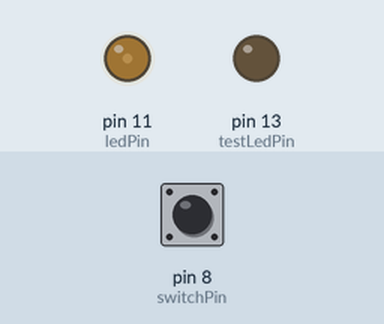
Recording of a sketch running on a simulated Arduino Uno, built with avr-gcc and run on an emulated ATmega328P. On the bench: output pins drawn as LEDs (lit = HIGH). The inputs (shaded band) are chosen by the test bench; at power-on: pin 8 (switchPin) HIGH.

Above: at 1.2 s.
1.3 s: pin 8 (switchPin) pulled LOW for 0.15 s
At 2.4 s:
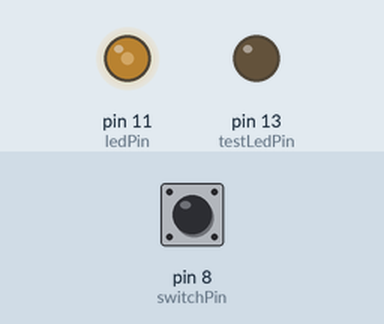
2.9 s: pin 8 (switchPin) pulled LOW for 1 s
At 4.9 s:
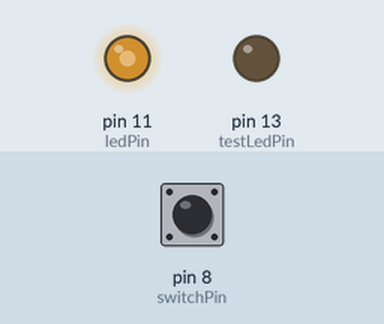
5.4 s: pin 8 (switchPin) pulled LOW for 0.15 s
At 6.7 s:
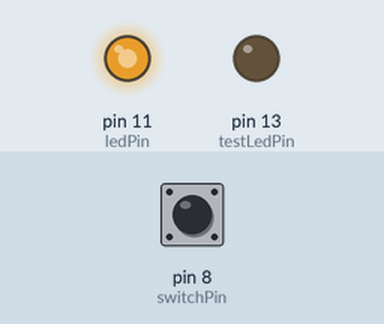
7.0 s: pin 8 (switchPin) pulsed LOW 5 times (0.12 s each, 0.3 s apart)
At 7.57 s:
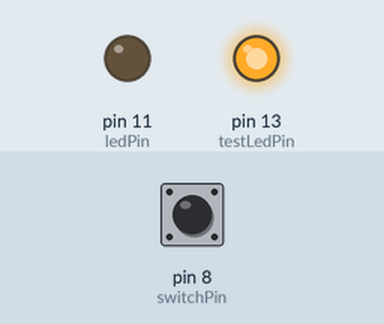
10.0 s: pin 8 (switchPin) pulled LOW for 3.2 s
At 14.5 s:
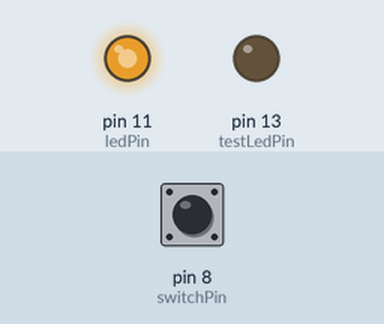
Timing chart, 0 to 15.7 s (numbered marks = the images above; inputs shaded):
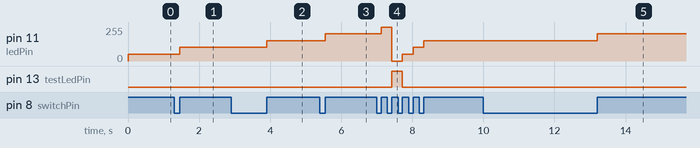

Measured:
- after the input at 1.3 s, pin 11 (ledPin): 51/255 → 102/255 after 0.15 s
- after the input at 2.9 s, pin 11 (ledPin): 102/255 → 153/255 after 1.0 s
- after the input at 5.4 s, pin 11 (ledPin): 153/255 → 204/255 after 0.15 s
- after the input at 7.0 s, pin 11 (ledPin): 204/255 → 255/255 after 0.12 s, → 0/255 0.30 s later, → 51/255 0.30 s later, → 102/255 0.30 s later, … (5 changes in this stretch); pin 13 (testLedPin): LOW → HIGH after 0.42 s, → LOW 0.30 s later
- after the input at 10.0 s, pin 11 (ledPin): 153/255 → 204/255 after 3.2 s

The sketch:

ButtonDebounceLED.ino
```cpp
int switchPin = 8;
int ledPin = 11;
boolean lastButton = LOW;
boolean currentButton = LOW;
int ledLevel = 0;
int testLedPin = 13;

void setup()
{
  pinMode(switchPin, INPUT);
  pinMode(testLedPin, OUTPUT);
  pinMode(ledPin, OUTPUT);
}

boolean debounce(boolean last)
{
  boolean current = digitalRead(switchPin);

  if(last != current)
  {
    delay(5);
    current = digitalRead(switchPin);
  }

  return current;
}

void loop()
{
  currentButton = debounce(switchPin);

  if(lastButton == LOW && currentButton == HIGH)
  {
    ledLevel = ledLevel + 51;
  }

  lastButton = currentButton;

  if(ledLevel > 255)
  {
    ledLevel = 0;
  }

  if(ledLevel  == 0)
  {
    digitalWrite(testLedPin, HIGH);
  }
  else
  {
    digitalWrite(testLedPin, LOW);
  }

  analogWrite(ledPin, ledLevel);
}
```
